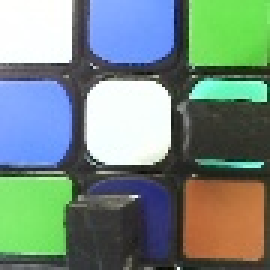
#> input picture 作品-【S001】双臂二指魔方机器人-6.如何使用资料（2022.10.20）/【S001】双臂二指魔方机器人-源代码/GXU CUBE/Python_project/cube_img/img_rgbr.jpg, 90 x 90 px, found by its file name (shown 3 times larger)
$ python kmeans.py
#> lines starting #> are read from the running program, lines starting #| are printed output that depends on the picture

# coding: utf-8

from sklearn.cluster import KMeans
import matplotlib.pyplot as plt
import argparse
import cv2
import numpy as np

image = cv2.imread("E:\\Python_project/cube_img/img_rgbr.jpg")
#> image is the input picture: shape (90, 90, 3); mean B, G, R 128.5, 138.2, 117.5
image = image[60:90, 25:58]  #下
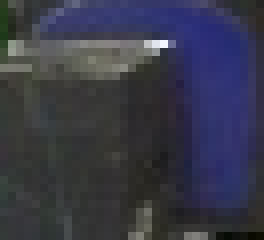
#> image: shape (30, 33, 3) (shown 8 times larger); mean B, G, R 72, 56.9, 55.9
# [5 lines of commented-out code are left out]
image = cv2.cvtColor(image, cv2.COLOR_BGR2RGB)

# show our image
plt.figure()
plt.axis("off")				# 做正方形，关闭坐标轴
plt.imshow(image)

image = image.reshape((image.shape[0] * image.shape[1], 3))
#> image = 990 rows, first 8: [44, 60, 33], [81, 87, 77], [74, 74, 72], [51, 53, 52], [54, 58, 59], [51, 52, 54], [51, 54, 61], [58, 61, 78]

clt = KMeans(n_clusters=3)
clt.fit(image)

numLabels =np.arange(0, len(np.unique(clt.labels_)) + 1)		# 4

(hist, _) = np.histogram(clt.labels_, bins = numLabels)
hist = hist.astype("float")
hist /= hist.sum()			# 权重
print(hist)

clt.cluster_centers_
print(clt.cluster_centers_)
print(len(clt.cluster_centers_))
bar = np.zeros((50, 300, 3), dtype = "uint8")
startX = 0
for (percent, color) in zip(hist, clt.cluster_centers_):
		# plot the relative percentage of each cluster
		endX = startX + (percent * 300)
		cv2.rectangle(bar, (int(startX), 0), (int(endX), 50),
			color.astype("uint8").tolist(), -1)
		startX = endX
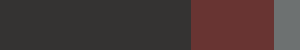
#> bar: shape (50, 300, 3); mean of channels 0, 1, 2 55.5, 56.6, 71.3; drawn as B, G, R

plt.figure()
plt.axis("off")
plt.imshow(bar)
plt.show()
